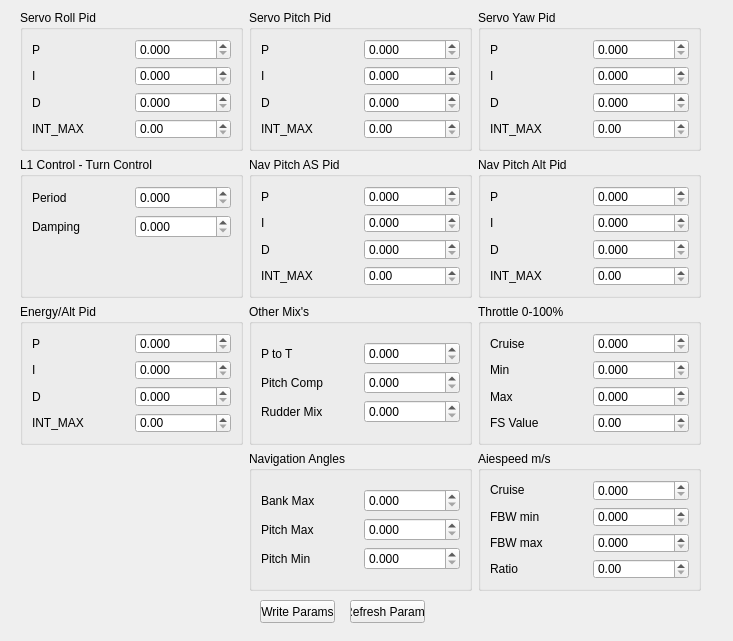
<?xml version="1.0" encoding="UTF-8"?>
<ui version="4.0">
 <class>ArduPlanePidConfig</class>
 <widget class="QWidget" name="ArduPlanePidConfig">
  <property name="geometry">
   <rect>
    <x>0</x>
    <y>0</y>
    <width>733</width>
    <height>641</height>
   </rect>
  </property>
  <property name="windowTitle">
   <string>Form</string>
  </property>
  <widget class="QWidget" name="gridLayoutWidget">
   <property name="geometry">
    <rect>
     <x>20</x>
     <y>10</y>
     <width>681</width>
     <height>581</height>
    </rect>
   </property>
   <layout class="QGridLayout" name="gridLayout">
    <item row="1" column="0">
     <widget class="QGroupBox" name="groupBox_3">
      <property name="title">
       <string>L1 Control - Turn Control</string>
      </property>
      <layout class="QVBoxLayout" name="verticalLayout_29">
       <item>
        <layout class="QHBoxLayout" name="horizontalLayout_11">
         <item>
          <layout class="QVBoxLayout" name="verticalLayout_27">
           <item>
            <widget class="QLabel" name="label_41">
             <property name="text">
              <string>Period</string>
             </property>
            </widget>
           </item>
           <item>
            <widget class="QLabel" name="label_42">
             <property name="text">
              <string>Damping</string>
             </property>
            </widget>
           </item>
          </layout>
         </item>
         <item>
          <layout class="QVBoxLayout" name="verticalLayout_28">
           <item>
            <widget class="QDoubleSpinBox" name="l1PeriodSpinBox">
             <property name="decimals">
              <number>3</number>
             </property>
             <property name="maximum">
              <double>100.000000000000000</double>
             </property>
            </widget>
           </item>
           <item>
            <widget class="QDoubleSpinBox" name="l1DampingSpinBox">
             <property name="decimals">
              <number>3</number>
             </property>
             <property name="maximum">
              <double>100.000000000000000</double>
             </property>
            </widget>
           </item>
          </layout>
         </item>
        </layout>
       </item>
       <item>
        <spacer name="verticalSpacer">
         <property name="orientation">
          <enum>Qt::Vertical</enum>
         </property>
         <property name="sizeHint" stdset="0">
          <size>
           <width>20</width>
           <height>40</height>
          </size>
         </property>
        </spacer>
       </item>
      </layout>
     </widget>
    </item>
    <item row="0" column="0">
     <widget class="QGroupBox" name="groupBox">
      <property name="title">
       <string>Servo Roll Pid</string>
      </property>
      <layout class="QVBoxLayout" name="verticalLayout_14">
       <item>
        <layout class="QHBoxLayout" name="horizontalLayout">
         <item>
          <layout class="QVBoxLayout" name="verticalLayout">
           <item>
            <widget class="QLabel" name="label_2">
             <property name="text">
              <string>P</string>
             </property>
            </widget>
           </item>
           <item>
            <widget class="QLabel" name="label_3">
             <property name="text">
              <string>I</string>
             </property>
            </widget>
           </item>
           <item>
            <widget class="QLabel" name="label">
             <property name="text">
              <string>D</string>
             </property>
            </widget>
           </item>
           <item>
            <widget class="QLabel" name="label_4">
             <property name="text">
              <string>INT_MAX</string>
             </property>
            </widget>
           </item>
          </layout>
         </item>
         <item>
          <layout class="QVBoxLayout" name="verticalLayout_2">
           <item>
            <widget class="QDoubleSpinBox" name="servoRollPSpinBox">
             <property name="decimals">
              <number>3</number>
             </property>
             <property name="maximum">
              <double>100.000000000000000</double>
             </property>
            </widget>
           </item>
           <item>
            <widget class="QDoubleSpinBox" name="servoRollISpinBox">
             <property name="decimals">
              <number>3</number>
             </property>
             <property name="maximum">
              <double>100.000000000000000</double>
             </property>
            </widget>
           </item>
           <item>
            <widget class="QDoubleSpinBox" name="servoRollDSpinBox">
             <property name="decimals">
              <number>3</number>
             </property>
             <property name="maximum">
              <double>100.000000000000000</double>
             </property>
            </widget>
           </item>
           <item>
            <widget class="QDoubleSpinBox" name="servoIMAXSpinBox">
             <property name="maximum">
              <double>100.000000000000000</double>
             </property>
            </widget>
           </item>
          </layout>
         </item>
        </layout>
       </item>
      </layout>
     </widget>
    </item>
    <item row="1" column="2">
     <widget class="QGroupBox" name="groupBox_6">
      <property name="title">
       <string>Nav Pitch Alt Pid</string>
      </property>
      <layout class="QVBoxLayout" name="verticalLayout_18">
       <item>
        <layout class="QHBoxLayout" name="horizontalLayout_6">
         <item>
          <layout class="QVBoxLayout" name="verticalLayout_11">
           <item>
            <widget class="QLabel" name="label_21">
             <property name="text">
              <string>P</string>
             </property>
            </widget>
           </item>
           <item>
            <widget class="QLabel" name="label_22">
             <property name="text">
              <string>I</string>
             </property>
            </widget>
           </item>
           <item>
            <widget class="QLabel" name="label_23">
             <property name="text">
              <string>D</string>
             </property>
            </widget>
           </item>
           <item>
            <widget class="QLabel" name="label_24">
             <property name="text">
              <string>INT_MAX</string>
             </property>
            </widget>
           </item>
          </layout>
         </item>
         <item>
          <layout class="QVBoxLayout" name="verticalLayout_12">
           <item>
            <widget class="QDoubleSpinBox" name="navAltPSpinBox">
             <property name="decimals">
              <number>3</number>
             </property>
             <property name="maximum">
              <double>100.000000000000000</double>
             </property>
            </widget>
           </item>
           <item>
            <widget class="QDoubleSpinBox" name="navAltISpinBox">
             <property name="decimals">
              <number>3</number>
             </property>
             <property name="maximum">
              <double>100.000000000000000</double>
             </property>
            </widget>
           </item>
           <item>
            <widget class="QDoubleSpinBox" name="navAltDSpinBox">
             <property name="decimals">
              <number>3</number>
             </property>
             <property name="maximum">
              <double>100.000000000000000</double>
             </property>
            </widget>
           </item>
           <item>
            <widget class="QDoubleSpinBox" name="navAltIMAXSpinBox">
             <property name="maximum">
              <double>100.000000000000000</double>
             </property>
            </widget>
           </item>
          </layout>
         </item>
        </layout>
       </item>
      </layout>
     </widget>
    </item>
    <item row="1" column="1">
     <widget class="QGroupBox" name="groupBox_4">
      <property name="title">
       <string>Nav Pitch AS Pid</string>
      </property>
      <layout class="QVBoxLayout" name="verticalLayout_17">
       <item>
        <layout class="QHBoxLayout" name="horizontalLayout_5">
         <item>
          <layout class="QVBoxLayout" name="verticalLayout_9">
           <item>
            <widget class="QLabel" name="label_17">
             <property name="text">
              <string>P</string>
             </property>
            </widget>
           </item>
           <item>
            <widget class="QLabel" name="label_18">
             <property name="text">
              <string>I</string>
             </property>
            </widget>
           </item>
           <item>
            <widget class="QLabel" name="label_19">
             <property name="text">
              <string>D</string>
             </property>
            </widget>
           </item>
           <item>
            <widget class="QLabel" name="label_20">
             <property name="text">
              <string>INT_MAX</string>
             </property>
            </widget>
           </item>
          </layout>
         </item>
         <item>
          <layout class="QVBoxLayout" name="verticalLayout_10">
           <item>
            <widget class="QDoubleSpinBox" name="navASPSpinBox">
             <property name="decimals">
              <number>3</number>
             </property>
             <property name="maximum">
              <double>100.000000000000000</double>
             </property>
            </widget>
           </item>
           <item>
            <widget class="QDoubleSpinBox" name="navASISpinBox">
             <property name="decimals">
              <number>3</number>
             </property>
             <property name="maximum">
              <double>100.000000000000000</double>
             </property>
            </widget>
           </item>
           <item>
            <widget class="QDoubleSpinBox" name="navASDSpinBox">
             <property name="decimals">
              <number>3</number>
             </property>
             <property name="maximum">
              <double>100.000000000000000</double>
             </property>
            </widget>
           </item>
           <item>
            <widget class="QDoubleSpinBox" name="navASIMAXSpinBox">
             <property name="maximum">
              <double>100.000000000000000</double>
             </property>
            </widget>
           </item>
          </layout>
         </item>
        </layout>
       </item>
      </layout>
     </widget>
    </item>
    <item row="0" column="2">
     <widget class="QGroupBox" name="groupBox_5">
      <property name="title">
       <string>Servo Yaw Pid</string>
      </property>
      <layout class="QVBoxLayout" name="verticalLayout_16">
       <item>
        <layout class="QHBoxLayout" name="horizontalLayout_3">
         <item>
          <layout class="QVBoxLayout" name="verticalLayout_5">
           <item>
            <widget class="QLabel" name="label_9">
             <property name="text">
              <string>P</string>
             </property>
            </widget>
           </item>
           <item>
            <widget class="QLabel" name="label_10">
             <property name="text">
              <string>I</string>
             </property>
            </widget>
           </item>
           <item>
            <widget class="QLabel" name="label_11">
             <property name="text">
              <string>D</string>
             </property>
            </widget>
           </item>
           <item>
            <widget class="QLabel" name="label_12">
             <property name="text">
              <string>INT_MAX</string>
             </property>
            </widget>
           </item>
          </layout>
         </item>
         <item>
          <layout class="QVBoxLayout" name="verticalLayout_6">
           <item>
            <widget class="QDoubleSpinBox" name="servoYawPSpinBox">
             <property name="decimals">
              <number>3</number>
             </property>
             <property name="maximum">
              <double>100.000000000000000</double>
             </property>
            </widget>
           </item>
           <item>
            <widget class="QDoubleSpinBox" name="servoYawISpinBox">
             <property name="decimals">
              <number>3</number>
             </property>
             <property name="maximum">
              <double>100.000000000000000</double>
             </property>
            </widget>
           </item>
           <item>
            <widget class="QDoubleSpinBox" name="servoYawDSpinBox">
             <property name="decimals">
              <number>3</number>
             </property>
             <property name="maximum">
              <double>100.000000000000000</double>
             </property>
            </widget>
           </item>
           <item>
            <widget class="QDoubleSpinBox" name="servoYawIMAXSpinBox">
             <property name="maximum">
              <double>100.000000000000000</double>
             </property>
            </widget>
           </item>
          </layout>
         </item>
        </layout>
       </item>
      </layout>
     </widget>
    </item>
    <item row="2" column="2">
     <widget class="QGroupBox" name="groupBox_7">
      <property name="title">
       <string>Throttle 0-100%</string>
      </property>
      <layout class="QVBoxLayout" name="verticalLayout_31">
       <item>
        <layout class="QHBoxLayout" name="horizontalLayout_7">
         <item>
          <layout class="QVBoxLayout" name="verticalLayout_19">
           <item>
            <widget class="QLabel" name="label_25">
             <property name="text">
              <string>Cruise</string>
             </property>
            </widget>
           </item>
           <item>
            <widget class="QLabel" name="label_26">
             <property name="text">
              <string>Min</string>
             </property>
            </widget>
           </item>
           <item>
            <widget class="QLabel" name="label_27">
             <property name="text">
              <string>Max</string>
             </property>
            </widget>
           </item>
           <item>
            <widget class="QLabel" name="label_28">
             <property name="text">
              <string>FS Value</string>
             </property>
            </widget>
           </item>
          </layout>
         </item>
         <item>
          <layout class="QVBoxLayout" name="verticalLayout_20">
           <item>
            <widget class="QDoubleSpinBox" name="throttleCruiseSpinBox">
             <property name="decimals">
              <number>3</number>
             </property>
             <property name="maximum">
              <double>100.000000000000000</double>
             </property>
            </widget>
           </item>
           <item>
            <widget class="QDoubleSpinBox" name="throttleMinSpinBox">
             <property name="decimals">
              <number>3</number>
             </property>
             <property name="maximum">
              <double>100.000000000000000</double>
             </property>
            </widget>
           </item>
           <item>
            <widget class="QDoubleSpinBox" name="throttleMaxSpinBox">
             <property name="decimals">
              <number>3</number>
             </property>
             <property name="maximum">
              <double>100.000000000000000</double>
             </property>
            </widget>
           </item>
           <item>
            <widget class="QDoubleSpinBox" name="throttleFSSpinBox">
             <property name="maximum">
              <double>100.000000000000000</double>
             </property>
            </widget>
           </item>
          </layout>
         </item>
        </layout>
       </item>
      </layout>
     </widget>
    </item>
    <item row="0" column="1">
     <widget class="QGroupBox" name="groupBox_2">
      <property name="title">
       <string>Servo Pitch Pid</string>
      </property>
      <layout class="QVBoxLayout" name="verticalLayout_15">
       <item>
        <layout class="QHBoxLayout" name="horizontalLayout_2">
         <item>
          <layout class="QVBoxLayout" name="verticalLayout_3">
           <item>
            <widget class="QLabel" name="label_5">
             <property name="text">
              <string>P</string>
             </property>
            </widget>
           </item>
           <item>
            <widget class="QLabel" name="label_6">
             <property name="text">
              <string>I</string>
             </property>
            </widget>
           </item>
           <item>
            <widget class="QLabel" name="label_7">
             <property name="text">
              <string>D</string>
             </property>
            </widget>
           </item>
           <item>
            <widget class="QLabel" name="label_8">
             <property name="text">
              <string>INT_MAX</string>
             </property>
            </widget>
           </item>
          </layout>
         </item>
         <item>
          <layout class="QVBoxLayout" name="verticalLayout_4">
           <item>
            <widget class="QDoubleSpinBox" name="servoPitchPSpinBox">
             <property name="decimals">
              <number>3</number>
             </property>
             <property name="maximum">
              <double>100.000000000000000</double>
             </property>
            </widget>
           </item>
           <item>
            <widget class="QDoubleSpinBox" name="servoPitchISpinBox">
             <property name="decimals">
              <number>3</number>
             </property>
             <property name="maximum">
              <double>100.000000000000000</double>
             </property>
            </widget>
           </item>
           <item>
            <widget class="QDoubleSpinBox" name="servoPitchDSpinBox">
             <property name="decimals">
              <number>3</number>
             </property>
             <property name="maximum">
              <double>100.000000000000000</double>
             </property>
            </widget>
           </item>
           <item>
            <widget class="QDoubleSpinBox" name="servoPitchIMAXSpinBox">
             <property name="maximum">
              <double>100.000000000000000</double>
             </property>
            </widget>
           </item>
          </layout>
         </item>
        </layout>
       </item>
      </layout>
     </widget>
    </item>
    <item row="3" column="2">
     <widget class="QGroupBox" name="groupBox_8">
      <property name="title">
       <string>Aiespeed m/s</string>
      </property>
      <layout class="QVBoxLayout" name="verticalLayout_32">
       <item>
        <layout class="QHBoxLayout" name="horizontalLayout_10">
         <item>
          <layout class="QVBoxLayout" name="verticalLayout_25">
           <item>
            <widget class="QLabel" name="label_37">
             <property name="text">
              <string>Cruise</string>
             </property>
            </widget>
           </item>
           <item>
            <widget class="QLabel" name="label_38">
             <property name="text">
              <string>FBW min</string>
             </property>
            </widget>
           </item>
           <item>
            <widget class="QLabel" name="label_39">
             <property name="text">
              <string>FBW max</string>
             </property>
            </widget>
           </item>
           <item>
            <widget class="QLabel" name="label_40">
             <property name="text">
              <string>Ratio</string>
             </property>
            </widget>
           </item>
          </layout>
         </item>
         <item>
          <layout class="QVBoxLayout" name="verticalLayout_26">
           <item>
            <widget class="QDoubleSpinBox" name="airspeedCruiseSpinBox">
             <property name="decimals">
              <number>3</number>
             </property>
             <property name="maximum">
              <double>100.000000000000000</double>
             </property>
            </widget>
           </item>
           <item>
            <widget class="QDoubleSpinBox" name="airspeedFBWMinSpinBox">
             <property name="decimals">
              <number>3</number>
             </property>
             <property name="maximum">
              <double>100.000000000000000</double>
             </property>
            </widget>
           </item>
           <item>
            <widget class="QDoubleSpinBox" name="airspeedFBWMaxSpinBox">
             <property name="decimals">
              <number>3</number>
             </property>
             <property name="maximum">
              <double>100.000000000000000</double>
             </property>
            </widget>
           </item>
           <item>
            <widget class="QDoubleSpinBox" name="airspeedRatioSpinBox">
             <property name="maximum">
              <double>100.000000000000000</double>
             </property>
            </widget>
           </item>
          </layout>
         </item>
        </layout>
       </item>
      </layout>
     </widget>
    </item>
    <item row="2" column="1">
     <widget class="QGroupBox" name="groupBox_9">
      <property name="title">
       <string>Other Mix's</string>
      </property>
      <layout class="QVBoxLayout" name="verticalLayout_30">
       <item>
        <layout class="QHBoxLayout" name="horizontalLayout_8">
         <item>
          <layout class="QVBoxLayout" name="verticalLayout_21">
           <item>
            <widget class="QLabel" name="label_29">
             <property name="text">
              <string>P to T</string>
             </property>
            </widget>
           </item>
           <item>
            <widget class="QLabel" name="label_30">
             <property name="text">
              <string>Pitch Comp</string>
             </property>
            </widget>
           </item>
           <item>
            <widget class="QLabel" name="label_31">
             <property name="text">
              <string>Rudder Mix</string>
             </property>
            </widget>
           </item>
          </layout>
         </item>
         <item>
          <layout class="QVBoxLayout" name="verticalLayout_22">
           <item>
            <widget class="QDoubleSpinBox" name="otherPtTSpinBox">
             <property name="decimals">
              <number>3</number>
             </property>
             <property name="maximum">
              <double>100.000000000000000</double>
             </property>
            </widget>
           </item>
           <item>
            <widget class="QDoubleSpinBox" name="otherPitchCompSpinBox">
             <property name="decimals">
              <number>3</number>
             </property>
             <property name="maximum">
              <double>100.000000000000000</double>
             </property>
            </widget>
           </item>
           <item>
            <widget class="QDoubleSpinBox" name="otherRudderMixSpinBox">
             <property name="decimals">
              <number>3</number>
             </property>
             <property name="maximum">
              <double>100.000000000000000</double>
             </property>
            </widget>
           </item>
          </layout>
         </item>
        </layout>
       </item>
      </layout>
     </widget>
    </item>
    <item row="3" column="1">
     <widget class="QGroupBox" name="groupBox_10">
      <property name="title">
       <string>Navigation Angles</string>
      </property>
      <layout class="QVBoxLayout" name="verticalLayout_33">
       <item>
        <layout class="QHBoxLayout" name="horizontalLayout_9">
         <item>
          <layout class="QVBoxLayout" name="verticalLayout_23">
           <item>
            <widget class="QLabel" name="label_33">
             <property name="text">
              <string>Bank Max</string>
             </property>
            </widget>
           </item>
           <item>
            <widget class="QLabel" name="label_34">
             <property name="text">
              <string>Pitch Max</string>
             </property>
            </widget>
           </item>
           <item>
            <widget class="QLabel" name="label_35">
             <property name="text">
              <string>Pitch Min</string>
             </property>
            </widget>
           </item>
          </layout>
         </item>
         <item>
          <layout class="QVBoxLayout" name="verticalLayout_24">
           <item>
            <widget class="QDoubleSpinBox" name="navBankMaxSpinBox">
             <property name="decimals">
              <number>3</number>
             </property>
             <property name="maximum">
              <double>100.000000000000000</double>
             </property>
            </widget>
           </item>
           <item>
            <widget class="QDoubleSpinBox" name="navPitchMaxSpinBox">
             <property name="decimals">
              <number>3</number>
             </property>
             <property name="maximum">
              <double>100.000000000000000</double>
             </property>
            </widget>
           </item>
           <item>
            <widget class="QDoubleSpinBox" name="navPitchMinSpinBox">
             <property name="decimals">
              <number>3</number>
             </property>
             <property name="maximum">
              <double>100.000000000000000</double>
             </property>
            </widget>
           </item>
          </layout>
         </item>
        </layout>
       </item>
      </layout>
     </widget>
    </item>
    <item row="2" column="0">
     <widget class="QGroupBox" name="groupBox_11">
      <property name="title">
       <string>Energy/Alt Pid</string>
      </property>
      <layout class="QVBoxLayout" name="verticalLayout_13">
       <item>
        <layout class="QHBoxLayout" name="horizontalLayout_4">
         <item>
          <layout class="QVBoxLayout" name="verticalLayout_7">
           <item>
            <widget class="QLabel" name="label_13">
             <property name="text">
              <string>P</string>
             </property>
            </widget>
           </item>
           <item>
            <widget class="QLabel" name="label_14">
             <property name="text">
              <string>I</string>
             </property>
            </widget>
           </item>
           <item>
            <widget class="QLabel" name="label_15">
             <property name="text">
              <string>D</string>
             </property>
            </widget>
           </item>
           <item>
            <widget class="QLabel" name="label_16">
             <property name="text">
              <string>INT_MAX</string>
             </property>
            </widget>
           </item>
          </layout>
         </item>
         <item>
          <layout class="QVBoxLayout" name="verticalLayout_8">
           <item>
            <widget class="QDoubleSpinBox" name="energyPSpinBox">
             <property name="decimals">
              <number>3</number>
             </property>
             <property name="maximum">
              <double>100.000000000000000</double>
             </property>
            </widget>
           </item>
           <item>
            <widget class="QDoubleSpinBox" name="energyISpinBox">
             <property name="decimals">
              <number>3</number>
             </property>
             <property name="maximum">
              <double>100.000000000000000</double>
             </property>
            </widget>
           </item>
           <item>
            <widget class="QDoubleSpinBox" name="energyDSpinBox">
             <property name="decimals">
              <number>3</number>
             </property>
             <property name="maximum">
              <double>100.000000000000000</double>
             </property>
            </widget>
           </item>
           <item>
            <widget class="QDoubleSpinBox" name="energyIMAXSpinBox">
             <property name="maximum">
              <double>100.000000000000000</double>
             </property>
            </widget>
           </item>
          </layout>
         </item>
        </layout>
       </item>
      </layout>
     </widget>
    </item>
   </layout>
  </widget>
  <widget class="QPushButton" name="writePushButton">
   <property name="geometry">
    <rect>
     <x>260</x>
     <y>600</y>
     <width>75</width>
     <height>23</height>
    </rect>
   </property>
   <property name="text">
    <string>Write Params</string>
   </property>
  </widget>
  <widget class="QPushButton" name="refreshPushButton">
   <property name="geometry">
    <rect>
     <x>350</x>
     <y>600</y>
     <width>75</width>
     <height>23</height>
    </rect>
   </property>
   <property name="text">
    <string>Refresh Params</string>
   </property>
  </widget>
 </widget>
 <resources/>
 <connections/>
</ui>
